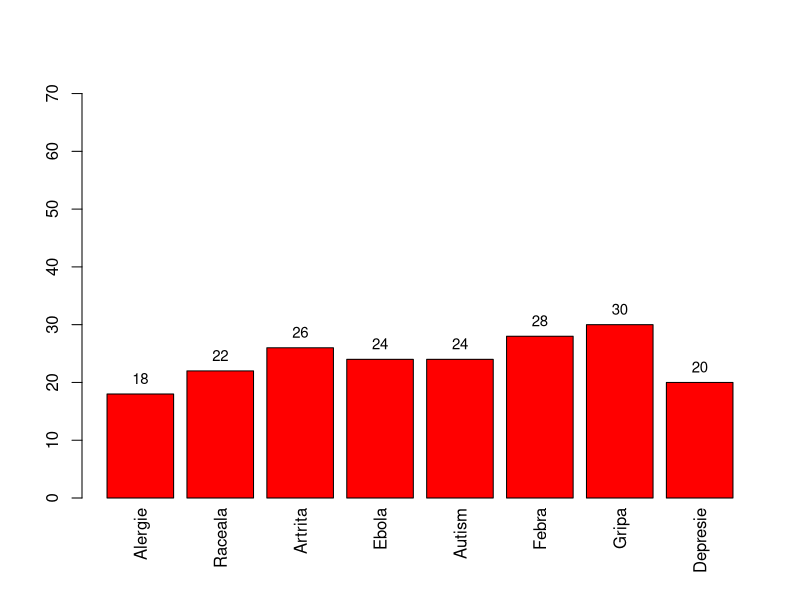

Write R code to recreate this figure.

svg("reprezentareBarplot.svg")
mostOccurringDiseases = table(c("Alergie","Raceala","Artrita","Ebola","Autism","Febra","Gripa","Depresie","Raceala","Artrita","Ebola","Autism","Febra","Gripa","Depresie","Artrita","Ebola","Autism","Febra","Gripa","Depresie","Ebola","Autism","Febra","Gripa","Depresie","Autism","Febra","Gripa","Depresie","Febra","Gripa","Depresie","Gripa","Depresie","Depresie","Depresie","Gripa","Depresie","Febra","Gripa","Depresie","Autism","Febra","Gripa","Depresie","Ebola","Autism","Febra","Gripa","Depresie","Artrita","Ebola","Autism","Febra","Gripa","Depresie","Raceala","Artrita","Ebola","Autism","Febra","Gripa","Depresie","Alergie","Raceala","Artrita","Ebola","Autism","Febra","Gripa","Depresie", "Alergie","Alergie","Alergie","Alergie","Alergie","Alergie","Alergie","Alergie","Alergie","Raceala","Artrita","Ebola","Autism","Febra","Gripa","Depresie","Raceala","Artrita","Ebola","Autism","Febra","Gripa","Alergie","Raceala","Artrita","Ebola","Autism","Febra","Gripa","Depresie","Raceala","Artrita","Ebola","Autism","Febra","Gripa","Alergie","Raceala","Artrita","Ebola","Autism","Febra","Gripa","Depresie","Raceala","Artrita","Ebola","Autism","Febra","Gripa","Alergie","Raceala","Artrita","Ebola","Autism","Febra","Gripa","Depresie","Raceala","Artrita","Ebola","Autism","Febra","Gripa","Alergie","Raceala","Artrita","Ebola","Autism","Febra","Gripa","Depresie","Raceala","Artrita","Ebola","Autism","Febra","Gripa","Alergie","Raceala","Artrita","Ebola","Autism","Febra","Gripa","Depresie","Raceala","Artrita","Ebola","Autism","Febra","Gripa","Alergie","Raceala","Artrita","Ebola","Autism","Febra","Gripa","Depresie","Raceala","Artrita","Ebola","Autism","Febra","Gripa","Alergie","Raceala","Artrita","Ebola","Autism","Febra","Gripa","Depresie","Raceala","Artrita","Ebola","Autism","Febra","Gripa"));
xd = unique(c("Alergie","Raceala","Artrita","Ebola","Autism","Febra","Gripa","Depresie","Raceala","Artrita","Ebola","Autism","Febra","Gripa","Depresie","Artrita","Ebola","Autism","Febra","Gripa","Depresie","Ebola","Autism","Febra","Gripa","Depresie","Autism","Febra","Gripa","Depresie","Febra","Gripa","Depresie","Gripa","Depresie","Depresie","Depresie","Gripa","Depresie","Febra","Gripa","Depresie","Autism","Febra","Gripa","Depresie","Ebola","Autism","Febra","Gripa","Depresie","Artrita","Ebola","Autism","Febra","Gripa","Depresie","Raceala","Artrita","Ebola","Autism","Febra","Gripa","Depresie","Alergie","Raceala","Artrita","Ebola","Autism","Febra","Gripa","Depresie", "Alergie","Alergie","Alergie","Alergie","Alergie","Alergie","Alergie","Alergie","Alergie","Raceala","Artrita","Ebola","Autism","Febra","Gripa","Depresie","Raceala","Artrita","Ebola","Autism","Febra","Gripa","Alergie","Raceala","Artrita","Ebola","Autism","Febra","Gripa","Depresie","Raceala","Artrita","Ebola","Autism","Febra","Gripa","Alergie","Raceala","Artrita","Ebola","Autism","Febra","Gripa","Depresie","Raceala","Artrita","Ebola","Autism","Febra","Gripa","Alergie","Raceala","Artrita","Ebola","Autism","Febra","Gripa","Depresie","Raceala","Artrita","Ebola","Autism","Febra","Gripa","Alergie","Raceala","Artrita","Ebola","Autism","Febra","Gripa","Depresie","Raceala","Artrita","Ebola","Autism","Febra","Gripa","Alergie","Raceala","Artrita","Ebola","Autism","Febra","Gripa","Depresie","Raceala","Artrita","Ebola","Autism","Febra","Gripa","Alergie","Raceala","Artrita","Ebola","Autism","Febra","Gripa","Depresie","Raceala","Artrita","Ebola","Autism","Febra","Gripa","Alergie","Raceala","Artrita","Ebola","Autism","Febra","Gripa","Depresie","Raceala","Artrita","Ebola","Autism","Febra","Gripa"));
newPlot = barplot(mostOccurringDiseases, xaxt='n', col = c("red"), ylim = c(0, length(mostOccurringDiseases)*(length(mostOccurringDiseases)+1)));
text(x = newPlot, y  = mostOccurringDiseases, label = mostOccurringDiseases, pos = 3, cex = 0.9, col = "black")
axis(1, at = newPlot, labels = xd, tick=FALSE, las=2, line=-0.5, cex.axis=1)
dev.off()
